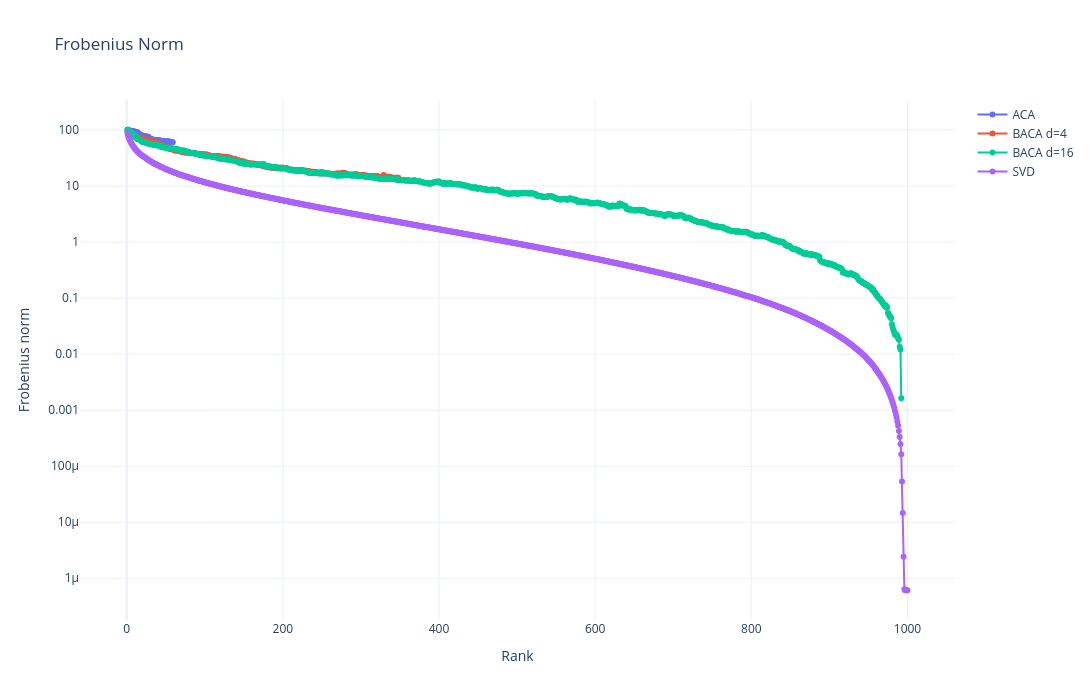

The notebook cell saved with this chart:
### Code cell
import pandas as pd
import plotly.graph_objects as go
import numpy as np

# =========================================================
# USER SETTINGS
# =========================================================

# Choose which BACA d-values to plot
selected_d = [4, 16]

# Plot ACA?
plot_aca = True

# Plot SVD?
plot_svd = True

# =========================================================
# LOAD DATA
# =========================================================

df = pd.read_csv(
    "frobenius_norms.csv",
    names=["method", "d", "start", "rank", "frob"],
    header=0
)

df_svd = pd.read_csv(
    "frobenius_norms_svd.csv",
    names=["rank", "frob"],
    header=0
)

# =========================================================
# FORCE NUMERIC TYPES
# =========================================================

df["d"] = pd.to_numeric(df["d"])
df["start"] = pd.to_numeric(df["start"])
df["rank"] = pd.to_numeric(df["rank"])
df["frob"] = pd.to_numeric(df["frob"])

df_svd["rank"] = pd.to_numeric(df_svd["rank"])
df_svd["frob"] = pd.to_numeric(df_svd["frob"])

# =========================================================
# SORT
# =========================================================

df = df.sort_values(["method", "d", "rank"])

# =========================================================
# CREATE FIGURE
# =========================================================

fig = go.Figure()

# =========================================================
# ACA
# =========================================================

if plot_aca:

    aca = df[df["method"] == "ACA"]

    fig.add_trace(
        go.Scatter(
            x=aca["rank"],
            y=aca["frob"],
            mode="lines+markers",
            name="ACA"
        )
    )

# =========================================================
# BACA
# =========================================================

baca = df[
    (df["method"] == "BACA") &
    (df["d"].isin(selected_d))
]

for d in sorted(baca["d"].unique()):

    sub = baca[baca["d"] == d]

    fig.add_trace(
        go.Scatter(
            x=sub["rank"],
            y=sub["frob"],
            mode="lines+markers",
            name=f"BACA d={d}"
        )
    )

# =========================================================
# SVD
# =========================================================

if plot_svd:

    fig.add_trace(
        go.Scatter(
            x=df_svd["rank"],
            y=df_svd["frob"],
            mode="lines+markers",
            name="SVD"
        )
    )

# =========================================================
# LAYOUT
# =========================================================

fig.update_layout(
    title="Frobenius Norm",
    xaxis_title="Rank",
    yaxis_title="Frobenius norm",
    template="plotly_white",
    hovermode="x unified",
    width=1200,
    height=700
)

# =========================================================
# LOG SCALE
# =========================================================



fig.update_yaxes(
    type="log",
   # shows 1e-12 to 1e0
)

fig.write_image(
    "frobenius_norm.svg",
    width=1200,
    height=700
)
# =========================================================
# SHOW
# =========================================================

fig.show(
    config={
        "scrollZoom": True
    }
)

### Figure 1 — Plotly figure (JSON) as saved in the notebook; plotly's stock layout.template omitted (floating-point values rounded to 4 significant figures; data arrays with more than 128 entries replaced by an {"elided": "..."} marker saying what was removed)
{"data": [{"mode": "lines+markers", "name": "ACA", "type": "scatter", "x": [1, 2, 3, 4, 5, 6, 7, 8, 9, 10, 11, 12, 13, 14, 15, 16, 17, 18, 19, 20, 21, 22, 23, 24, 25, 26, 27, 28, 29, 30, 31, 32, 33, 34, 35, 36, 37, 38, 39, 40, 41, 42, 43, 44, 45, 46, 47, 48, 49, 50, 51, 52, 53, 54, 55, 56, 57, 58, 59], "y": [101.5, 101.5, 98.86, 98.88, 97.55, 96.64, 96.71, 96.3, 95.12, 94.94, 92.24, 92.22, 91.89, 91.93, 86.04, 84.73, 83.63, 81.32, 80.86, 79.48, 78.96, 77.93, 77.68, 76.27, 76.22, 76.72, 76.68, 75.41, 71.02, 70.06, 70.06, 68.33, 68.36, 67.48, 67.5, 66.85, 67.08, 66.1, 66.18, 65.95, 65.93, 65.58, 65.3, 64.92, 63.82, 63.74, 63.02, 63.02, 62.97, 62.98, 63.42, 62.55, 62.46, 62.99, 62.22, 61.38, 61.4, 60.57, 60.57]}, {"mode": "lines+markers", "name": "BACA d=4", "type": "scatter", "x": {"elided": "348 int values"}, "y": {"elided": "348 float values"}}, {"mode": "lines+markers", "name": "BACA d=16", "type": "scatter", "x": {"elided": "992 int values"}, "y": {"elided": "992 float values"}}, {"mode": "lines+markers", "name": "SVD", "type": "scatter", "x": {"elided": "1000 int values"}, "y": {"elided": "1000 float values"}}], "layout": {"height": 700, "hovermode": "x unified", "title": {"text": "Frobenius Norm"}, "width": 1200, "xaxis": {"title": {"text": "Rank"}}, "yaxis": {"title": {"text": "Frobenius norm"}, "type": "log"}}}
